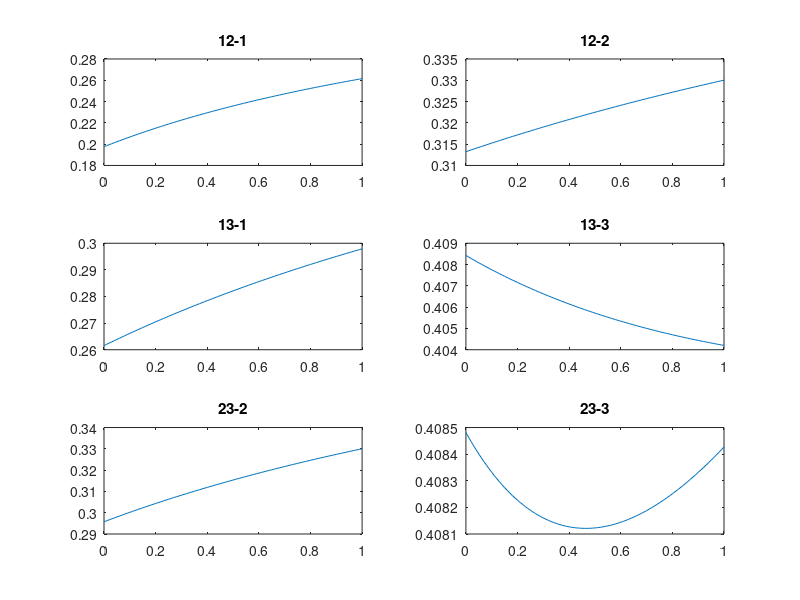

The MATLAB source for this figure:
% check_PS: to check whether a given network is pairwise stable (according
% to our Theorem 2).
% Input: k, R&D capability of firm 3; x0 in [0,1]^L, the target network.
% output: graphs of utility functions.

k=4.56;
x0 = [1,0,1]

% to plot the graphs
x = 0:0.01:1;
y1 =zeros(101,1);
z1 =zeros(101,1);
y2 =zeros(101,1);
z2 =zeros(101,1);
y3 =zeros(101,1);
z3 =zeros(101,1);
for i=1:101
    %12
    y1(i) = log(2+x(i)+x0(2))/(log(2+x(i)+x0(2))+log(2+x(i)+x0(3))+log(k+x0(2)+x0(3)));
    z1(i) = log(2+x(i)+x0(3))/(log(2+x(i)+x0(2))+log(2+x(i)+x0(3))+log(k+x0(2)+x0(3)));
    %13
    y2(i) = log(2+x0(1)+x(i))/(log(2+x0(1)+x(i))+log(2+x0(1)+x0(3))+log(k+x(i)+x0(3)));
    z2(i) = log(k+x(i)+x0(3))/(log(2+x0(1)+x(i))+log(2+x0(1)+x0(3))+log(k+x(i)+x0(3)));
    %23
    y3(i) = log(2+x0(1)+x(i))/(log(2+x0(1)+x0(2))+log(2+x0(1)+x(i))+log(k+x0(2)+x(i)));
    z3(i) = log(k+x0(2)+x(i))/(log(2+x0(1)+x0(2))+log(2+x0(1)+x(i))+log(k+x0(2)+x(i)));
end
subplot(3,2,1)
plot(x,y1)
title('12-1')
subplot(3,2,2)
plot(x,z1)
title('12-2')
subplot(3,2,3)
plot(x,y2)
title('13-1')
subplot(3,2,4)
plot(x,z2)
title('13-3')
subplot(3,2,5)
plot(x,y3)
title('23-2')
subplot(3,2,6)
plot(x,z3)
title('23-3')
